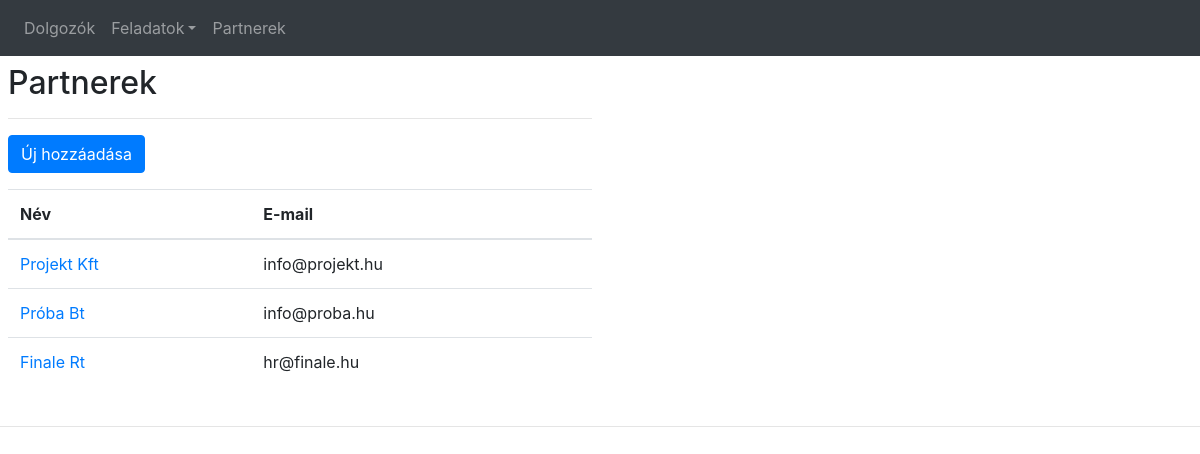
The app's page /index.php/partners with its own data.
### tables this page shows
CREATE TABLE `partner` (
  `id` int(11) NOT NULL,
  `nev` varchar(56) NOT NULL,
  `cim` varchar(56) NOT NULL,
  `email` varchar(56) NOT NULL,
  `telefon` varchar(12) NOT NULL
);

### application/controllers/Partners.php (called while the page is built, shortened)
<?php
class Partners extends CI_Controller
{
    public function __construct()
    {
        $this->load->model('work/partners_model');
        $this->load->helper('url_helper');
    }
    public function index()
    {
        $data['title'] = 'Partnerek';
        $data['partners'] = $this->partners_model->get_partners();
        $this->load->view('templates/header', $data);
        $this->load->view('templates/menu');
        $this->load->view('work/partners/index', $data);
        $this->load->view('templates/footer');
    }
}

### index.php (called while the page is built, shortened)
<?php
require_once BASEPATH.'core/CodeIgniter.php';

### application/models/work/Partners_model.php (called while the page is built, shortened)
<?php
class Partners_model extends CI_Model
{
    public function get_partners($id = FALSE)
    {
        if ($id == FALSE) {
            $query = $this->db->get('partner');
            return $query->result_array();
        }
        $query = $this->db->get_where('partner', array('id' => $id));
        return $query->row_array();
    }
}

### application/views/work/partners/index.php (the view)
<div class="p-2 align-items-start w-50">
    <h2><?php echo $title; ?></h2>
    <hr>
    <p><a href="<?php echo site_url('partners/create'); ?>" class="btn btn-primary" role="button">Új hozzáadása</a></p>
    <table class="table">
        <tr>
            <thead>
            <th>Név</th>
            <th>E-mail</th>
            </thead>
        </tr>
        <?php foreach ($partners as $partner): ?>
            <tr>
                <td><a href="<?php echo site_url('partners/' . $partner['id']); ?>"><?php echo $partner['nev']; ?></a>
                </td>
                <td><?php echo $partner['email']; ?></td>
            </tr>
        <?php
        endforeach; ?>
    </table>
</div>

### records on screen
partner: nev "Projekt Kft", email "info@projekt.hu"
partner: nev "Próba Bt", email "info@proba.hu"
partner: nev "Finale Rt", email "hr@finale.hu"

### other values on screen
$title "Partnerek"
